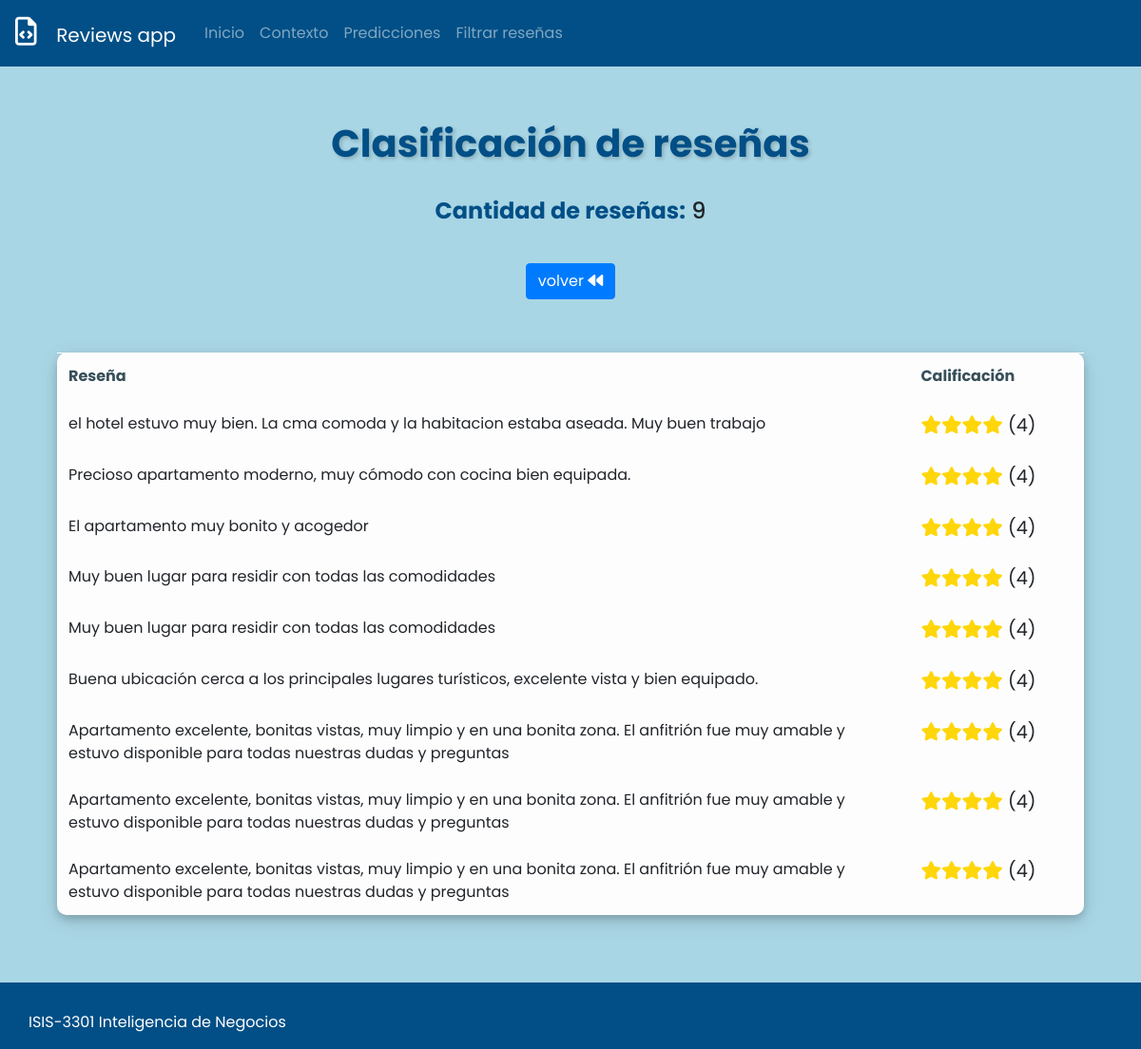
/predict/4, run on the app's committed database.
### predict/models.py (models this page shows, shortened)
class Reviews(models.Model):
    review = models.CharField(max_length=10000)
    classification = models.IntegerField()

### predict/views.py (the view)
# urls.py: path('predict/4', views.review_list_4, name='review_list'),
def review_list_4(request):
    reviews = get_reviews_filter(4)
    context = {
        'review_list': reviews,
        'filter': True,
        'quantity': len(reviews)
    }
    return render(request, 'reviews.html', context)

### predict/logic/logic.py (called while the page is built)
def get_reviews_filter(num: int):
    queryset = Reviews.objects.filter(classification=num)
    return (queryset)

### predict/templates/reviews.html
{% extends 'base.html' %} {% block content %}
<div class="content">
  <div class="">
    <div
      class="page-header-title"
      data-aos="fade-down"
      data-aos-duration="1600"
    >
      <h1 class="page-title" style="text-align: center">
        Clasificación de reseñas
      </h1>
      <h4 style="text-align: center">
        <strong>Cantidad de reseñas:</strong> {{ quantity }}
      </h4>
    </div>
  </div>
  <br />
  <div
    class="page-content-wrapper"
    data-aos="fade-down"
    data-aos-duration="1500"
  >
    <div class="container">
      <div style="display: flex; justify-content: center">
        {% if filter == False %}
        <a class="nav-link" href="/reviewcreate/">
          <button
            class="btn btn-primary"
            data-aos="fade-down"
            data-aos-duration="1500"
            href="/reviewcreate"
          >
            <i class="fa-solid fa-plus"></i> Añadir reseña y clasificarla
          </button>
        </a>
        {% else %}
        <a class="nav-link" href="/reviewgroup/">
          <button
            class="btn btn-primary"
            data-aos="fade-down"
            data-aos-duration="1500"
            href="/reviewgroups"
          >
            volver <i class="fa-solid fa-backward"></i>
          </button>
        </a>
        {% endif %}
      </div>
      <br />
      <br />
      <div class="panel panel-default">
        <div class="panel-body" data-aos="fade-down" data-aos-duration="1500">
          <table
            class="table table-hover table-light"
            data-aos="fade-down"
            data-aos-duration="1500"
          >
            <thead>
              <tr style="color: #374f59">
                <th>Reseña</th>
                <th style="width: 17%">Calificación</th>
              </tr>
            </thead>
            <tbody>
              {% for review in review_list %}
              <tr>
                <td>{{ review.review }}</td>
                <td style="font-size: 120%" class="star">
                  {% if review.classification == 5 %}
                  <span
                    ><i class="fa-solid fa-star"></i
                    ><i class="fa-solid fa-star"></i
                    ><i class="fa-solid fa-star"></i
                    ><i class="fa-solid fa-star"></i
                    ><i class="fa-solid fa-star"></i
                  ></span>
                  {% elif review.classification == 4 %}
                  <span
                    ><i class="fa-solid fa-star"></i
                    ><i class="fa-solid fa-star"></i
                    ><i class="fa-solid fa-star"></i
                    ><i class="fa-solid fa-star"></i
                  ></span>
                  {% elif review.classification == 3 %}
                  <span
                    ><i class="fa-solid fa-star"></i
                    ><i class="fa-solid fa-star"></i
                    ><i class="fa-solid fa-star"></i
                  ></span>
                  {% elif review.classification == 2 %}
                  <span
                    ><i class="fa-solid fa-star"></i
                    ><i class="fa-solid fa-star"></i
                  ></span>
                  {% elif review.classification == 1 %}
                  <span><i class="fa-solid fa-star"></i></span>
                  {% else %}
                  <span></span>
                  {% endif %} ({{ review.classification }})
                </td>
              </tr>
              {% endfor %}
            </tbody>
          </table>
        </div>
      </div>
    </div>
  </div>
</div>
{% endblock %}

### templates/base.html (style rules this page uses)
h1, h2, h3 { color: #014f86; font-weight: bold; text-shadow: 2px 2px 4px rgba(0, 0, 0, 0.2); margin-block: 3%; }
em, strong { color: #014f86; }
body { font-family: "Poppins", sans-serif; background-color: #a9d6e5; padding-bottom: 8.7vh; }
table, .card, .card img { border-radius: 10px; box-shadow: 0 4px 8px 0 rgba(0, 0, 0, 0.15), 0 6px 20px 0 rgba(0, 0, 0, 0.15); }
.star span { color: #ffd60a; transition: 0.5s ease-in-out; }

### data on the page
Reviews: review "el hotel estuvo muy bien. La cma comoda y la habitacion estaba aseada. Muy buen trabajo", classification "4"
Reviews: review "Precioso apartamento moderno, muy cómodo con cocina bien equipada.", classification "4"
Reviews: review "El apartamento muy bonito y acogedor", classification "4"
Reviews: review "Muy buen lugar para residir con todas las comodidades", classification "4"
Reviews: review "Muy buen lugar para residir con todas las comodidades", classification "4"
Reviews: review "Buena ubicación cerca a los principales lugares turísticos, excelente vista y bien equipado.", classification "4"
Reviews: review "Apartamento excelente, bonitas vistas, muy limpio y en una bonita zona. El anfitrión fue muy amable y estuvo disponible para todas nuestras dudas y preguntas", classification "4"
Reviews: review "Apartamento excelente, bonitas vistas, muy limpio y en una bonita zona. El anfitrión fue muy amable y estuvo disponible para todas nuestras dudas y preguntas", classification "4"
Reviews: review "Apartamento excelente, bonitas vistas, muy limpio y en una bonita zona. El anfitrión fue muy amable y estuvo disponible para todas nuestras dudas y preguntas", classification "4"

### other printed values
{{ quantity }} "9"
